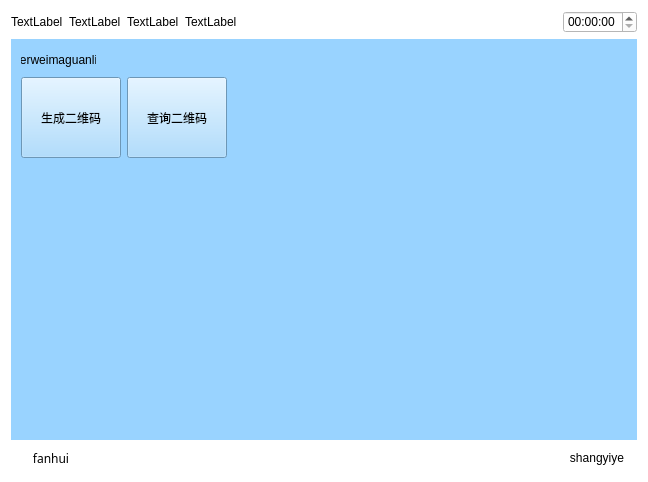
<?xml version="1.0" encoding="UTF-8"?>
<ui version="4.0">
 <class>Erweimaguanli</class>
 <widget class="QWidget" name="Erweimaguanli">
  <property name="geometry">
   <rect>
    <x>0</x>
    <y>0</y>
    <width>648</width>
    <height>482</height>
   </rect>
  </property>
  <property name="windowTitle">
   <string>Form</string>
  </property>
  <property name="styleSheet">
   <string notr="true">background-color: rgb(255, 255, 255);</string>
  </property>
  <layout class="QVBoxLayout" name="verticalLayout_3" stretch="1,5,1">
   <item>
    <layout class="QHBoxLayout" name="horizontalLayout_10">
     <item>
      <widget class="QLabel" name="label_22">
       <property name="text">
        <string>TextLabel</string>
       </property>
      </widget>
     </item>
     <item>
      <widget class="QLabel" name="label_23">
       <property name="text">
        <string>TextLabel</string>
       </property>
      </widget>
     </item>
     <item>
      <widget class="QLabel" name="label_24">
       <property name="text">
        <string>TextLabel</string>
       </property>
      </widget>
     </item>
     <item>
      <widget class="QLabel" name="label_25">
       <property name="text">
        <string>TextLabel</string>
       </property>
      </widget>
     </item>
     <item>
      <spacer name="horizontalSpacer_8">
       <property name="orientation">
        <enum>Qt::Horizontal</enum>
       </property>
       <property name="sizeHint" stdset="0">
        <size>
         <width>40</width>
         <height>20</height>
        </size>
       </property>
      </spacer>
     </item>
     <item>
      <widget class="QTimeEdit" name="timeEdit_4"/>
     </item>
    </layout>
   </item>
   <item>
    <widget class="QWidget" name="widget" native="true">
     <property name="sizePolicy">
      <sizepolicy hsizetype="Preferred" vsizetype="Preferred">
       <horstretch>0</horstretch>
       <verstretch>0</verstretch>
      </sizepolicy>
     </property>
     <property name="contextMenuPolicy">
      <enum>Qt::DefaultContextMenu</enum>
     </property>
     <property name="styleSheet">
      <string notr="true">background-color: rgb(153, 211, 255);</string>
     </property>
     <widget class="QLabel" name="label_2">
      <property name="geometry">
       <rect>
        <x>10</x>
        <y>10</y>
        <width>75</width>
        <height>22</height>
       </rect>
      </property>
      <property name="sizePolicy">
       <sizepolicy hsizetype="Minimum" vsizetype="Minimum">
        <horstretch>0</horstretch>
        <verstretch>0</verstretch>
       </sizepolicy>
      </property>
      <property name="text">
       <string>erweimaguanli</string>
      </property>
      <property name="alignment">
       <set>Qt::AlignCenter</set>
      </property>
     </widget>
     <widget class="QPushButton" name="generateQRcode">
      <property name="geometry">
       <rect>
        <x>10</x>
        <y>38</y>
        <width>100</width>
        <height>81</height>
       </rect>
      </property>
      <property name="text">
       <string>生成二维码</string>
      </property>
     </widget>
     <widget class="QPushButton" name="findQRcode">
      <property name="geometry">
       <rect>
        <x>116</x>
        <y>38</y>
        <width>100</width>
        <height>81</height>
       </rect>
      </property>
      <property name="text">
       <string>查询二维码</string>
      </property>
     </widget>
    </widget>
   </item>
   <item>
    <layout class="QHBoxLayout" name="horizontalLayout_4">
     <item>
      <widget class="QPushButton" name="returnIndex">
       <property name="font">
        <font>
         <family>AR PL UMing TW MBE</family>
        </font>
       </property>
       <property name="text">
        <string>fanhui</string>
       </property>
       <property name="flat">
        <bool>true</bool>
       </property>
      </widget>
     </item>
     <item>
      <spacer name="horizontalSpacer_7">
       <property name="orientation">
        <enum>Qt::Horizontal</enum>
       </property>
       <property name="sizeHint" stdset="0">
        <size>
         <width>40</width>
         <height>20</height>
        </size>
       </property>
      </spacer>
     </item>
     <item>
      <widget class="QPushButton" name="returnPage_2">
       <property name="text">
        <string>shangyiye</string>
       </property>
       <property name="flat">
        <bool>true</bool>
       </property>
      </widget>
     </item>
    </layout>
   </item>
  </layout>
 </widget>
 <resources/>
 <connections/>
</ui>
